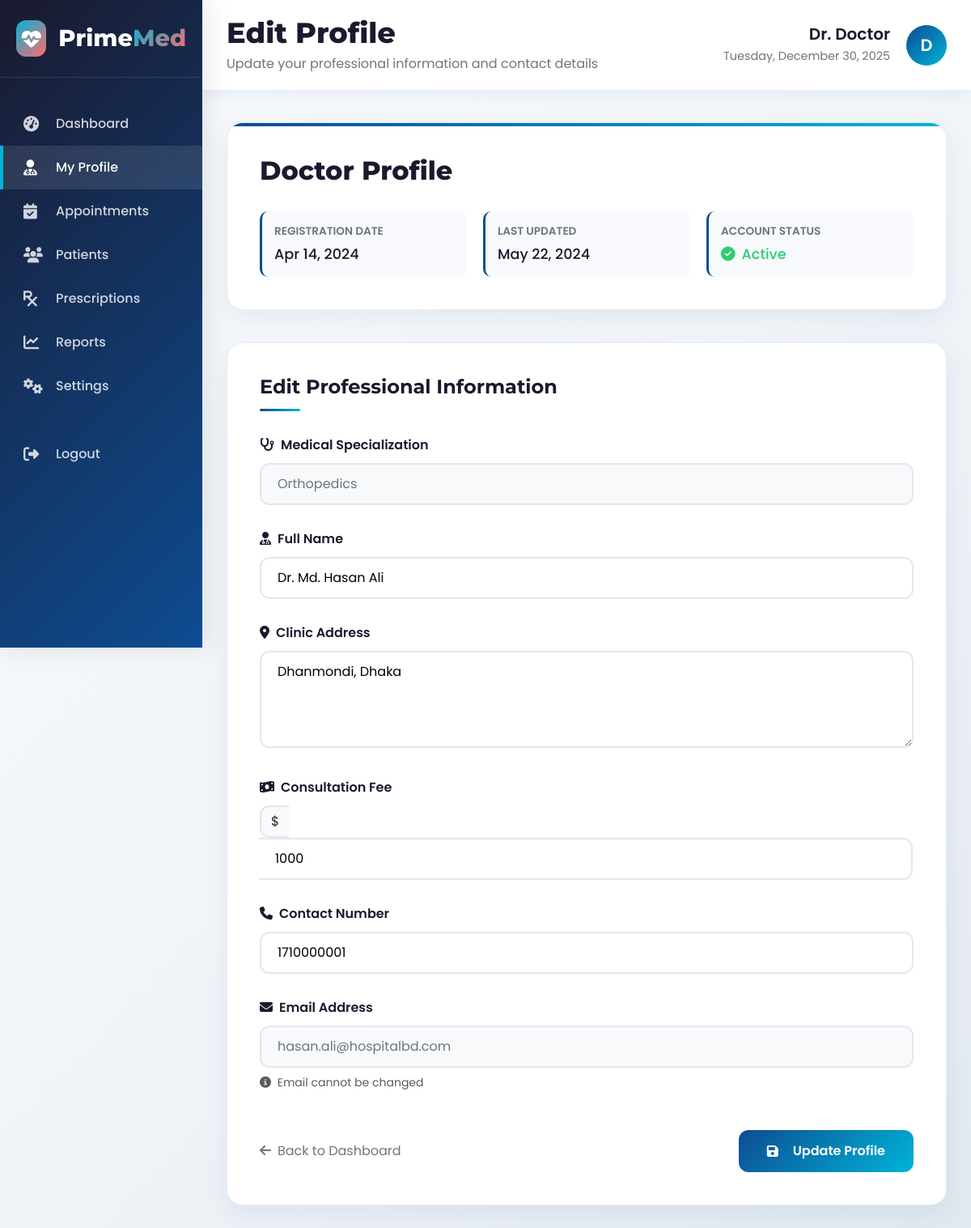
/doctor/edit-profile.php (signed in), run on the app's committed database.
### tables this page shows
CREATE TABLE `doctors` (
  `id` int NOT NULL,
  `specilization` varchar(255) DEFAULT NULL,
  `doctorName` varchar(255) DEFAULT NULL,
  `address` longtext,
  `docFees` varchar(255) DEFAULT NULL,
  `contactno` bigint DEFAULT NULL,
  `docEmail` varchar(255) DEFAULT NULL,
  `password` varchar(255) DEFAULT NULL,
  `creationDate` timestamp NULL DEFAULT CURRENT_TIMESTAMP,
  `updationDate` timestamp NULL DEFAULT NULL ON UPDATE CURRENT_TIMESTAMP
);

### doctor/edit-profile.php (the view, shortened to what this page needs)
<?php
include('include/config.php');
if(strlen($_SESSION['id']) == 0) {
    header('location:logout.php');
} else {
?>
<!DOCTYPE html>
<html lang="en">
<head>
    <link href="https://cdn.jsdelivr.net/npm/bootstrap@5.3.0/dist/css/bootstrap.min.css" rel="stylesheet">
    <link rel="stylesheet" href="https://cdnjs.cloudflare.com/ajax/libs/font-awesome/6.4.0/css/all.min.css">
</head>
<body>
    <div class="container-fluid p-0">
        <div class="sidebar-modern">
            <div class="sidebar-brand">
                <a href="dashboard.php" class="brand-logo">
                    <div class="brand-icon">
                        <i class="fas fa-heartbeat"></i>
                    </div>
                    <div class="brand-text">
                        <span>Prime</span><span>Med</span>
                    </div>
                </a>
            </div>
            <div class="sidebar-menu">
                <a href="dashboard.php" class="menu-item">
                    <i class="fas fa-tachometer-alt"></i>
                    <span>Dashboard</span>
                </a>
                <a href="edit-profile.php" class="menu-item active">
                    <i class="fas fa-user-md"></i>
                    <span>My Profile</span>
                </a>
                <a href="appointment-history.php" class="menu-item">
                    <i class="fas fa-calendar-check"></i>
                    <span>Appointments</span>
                </a>
                <a href="patients.php" class="menu-item">
                    <i class="fas fa-users"></i>
                    <span>Patients</span>
                </a>
                <a href="prescriptions.php" class="menu-item">
                    <i class="fas fa-prescription"></i>
                    <span>Prescriptions</span>
                </a>
                <a href="reports.php" class="menu-item">
                    <i class="fas fa-chart-line"></i>
                    <span>Reports</span>
                </a>
                <a href="settings.php" class="menu-item">
                    <i class="fas fa-cogs"></i>
                    <span>Settings</span>
                </a>
                <a href="logout.php" class="menu-item" style="margin-top: 30px;">
                    <i class="fas fa-sign-out-alt"></i>
                    <span>Logout</span>
                </a>
            </div>
        </div>
        <div class="main-content-modern">
            <header class="header-modern">
                <div class="header-content">
                    <div class="page-title">
                        <h1>Edit Profile</h1>
                        <p>Update your professional information and contact details</p>
                    </div>
                    <div class="doctor-info">
                        <div class="welcome-text">
                            <h5>Dr. <?php echo $_SESSION['doctorName'] ?? 'Doctor'; ?></h5>
                            <p><?php echo date('F j, Y'); ?></p>
                        </div>
                        <div class="doctor-avatar">
                            <?php echo substr($_SESSION['doctorName'] ?? 'D', 0, 1); ?>
                        </div>
                    </div>
                </div>
            </header>
            <div class="profile-content">
                <?php
                $did = $_SESSION['dlogin'];
                $sql = mysqli_query($con, "SELECT * FROM doctors WHERE docEmail='$did'");
                while($data = mysqli_fetch_array($sql)) {
                ?>
                <div class="profile-header">
                    <h2>Doctor Profile</h2>
                    <div class="profile-info-grid">
                        <div class="profile-info-item">
                            <div class="profile-info-label">Registration Date</div>
                            <div class="profile-info-value"><?php echo date('M d, Y', strtotime($data['creationDate'])); ?></div>
                        </div>
                        <?php if($data['updationDate']) { ?>
                        <div class="profile-info-item">
                            <div class="profile-info-label">Last Updated</div>
                            <div class="profile-info-value"><?php echo date('M d, Y', strtotime($data['updationDate'])); ?></div>
                        </div>
                        <?php } ?>
                        <div class="profile-info-item">
                            <div class="profile-info-label">Account Status</div>
                            <div class="profile-info-value" style="color: var(--success);">
                                <i class="fas fa-check-circle me-2"></i>Active
                            </div>
                        </div>
                    </div>
                </div>
                <div class="form-modern">
                    <h3 class="form-section-title">Edit Professional Information</h3>
                    <form role="form" name="adddoc" method="post" onSubmit="return valid();">
                        <div class="form-group-modern">
                            <label class="form-label" for="Doctorspecialization">
                                <i class="fas fa-stethoscope me-2"></i>Medical Specialization
                            </label>
                            <select name="Doctorspecialization" class="form-control-modern select-modern" required>
                                <option value="<?php echo htmlentities($data['specilization']); ?>">
                                    <?php echo htmlentities($data['specilization']); ?>
                                </option>
                            </select>
                        </div>
                        <div class="form-group-modern">
                            <label class="form-label" for="docname">
                                <i class="fas fa-user-md me-2"></i>Full Name
                            </label>
                            <input type="text" name="docname" class="form-control-modern"
                                   value="<?php echo htmlentities($data['doctorName']); ?>" required>
                        </div>
                        <div class="form-group-modern">
                            <label class="form-label" for="clinicaddress">
                                <i class="fas fa-map-marker-alt me-2"></i>Clinic Address
                            </label>
                            <textarea name="clinicaddress" class="form-control-modern" rows="3"><?php echo htmlentities($data['address']); ?></textarea>
                        </div>
                        <div class="form-group-modern">
                            <label class="form-label" for="docfees">
                                <i class="fas fa-money-bill-wave me-2"></i>Consultation Fee
                            </label>
                            <div class="input-group">
                                <span class="input-group-text" style="border: 2px solid #e2e8f0; border-right: none; border-radius: 12px 0 0 12px; background: #f8f9fa;">$</span>
                                <input type="number" name="docfees" class="form-control-modern"
                                       style="border-left: none; border-radius: 0 12px 12px 0;"
                                       value="<?php echo htmlentities($data['docFees']); ?>" required min="0" step="0.01">
                            </div>
                        </div>
                        <div class="form-group-modern">
                            <label class="form-label" for="doccontact">
                                <i class="fas fa-phone me-2"></i>Contact Number
                            </label>
                            <input type="tel" name="doccontact" class="form-control-modern"
                                   value="<?php echo htmlentities($data['contactno']); ?>" required
                                   pattern="[0-9]{10,15}" placeholder="10-15 digit phone number">
                        </div>
                        <div class="form-group-modern">
                            <label class="form-label" for="docemail">
                                <i class="fas fa-envelope me-2"></i>Email Address
                            </label>
                            <input type="email" name="docemail" class="form-control-modern" readonly
                                   value="<?php echo htmlentities($data['docEmail']); ?>">
                            <small class="text-muted mt-2 d-block">
                                <i class="fas fa-info-circle me-1"></i> Email cannot be changed
                            </small>
                        </div>
                        <div class="d-flex justify-content-between align-items-center mt-5">
                            <a href="dashboard.php" class="text-decoration-none" style="color: var(--gray);">
                                <i class="fas fa-arrow-left me-2"></i>Back to Dashboard
                            </a>
                            <button type="submit" name="submit" class="btn-primary-modern">
                                <i class="fas fa-save me-2"></i>
                                Update Profile
                            </button>
                        </div>
                    </form>
                </div>
                <?php } ?>
            </div>
        </div>
    </div>
</body>
</html>
<?php } ?>

### data on the page
doctors: creationDate "Apr 14, 2024", updationDate "May 22, 2024", Doctorspecialization "Orthopedics", docname "Dr. Md. Hasan Ali", clinicaddress "Dhanmondi, Dhaka", docfees "1000", doccontact "1710000001", docemail "hasan.ali@hospitalbd.com"

### other printed values
$_SESSION['doctorName'] "Doctor"
substr($_SESSION['doctorName'] ?? 'D', 0, 1) "D"
